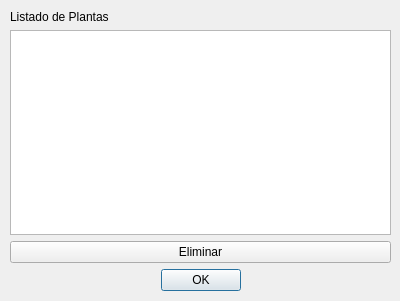
<?xml version="1.0" encoding="UTF-8"?>
<ui version="4.0">
 <class>Dialog2</class>
 <widget class="QDialog" name="Dialog2">
  <property name="geometry">
   <rect>
    <x>0</x>
    <y>0</y>
    <width>400</width>
    <height>301</height>
   </rect>
  </property>
  <property name="windowTitle">
   <string>Dialog</string>
  </property>
  <widget class="QWidget" name="verticalLayoutWidget">
   <property name="geometry">
    <rect>
     <x>10</x>
     <y>10</y>
     <width>381</width>
     <height>281</height>
    </rect>
   </property>
   <layout class="QVBoxLayout" name="verticalLayout_EliminarPlanta">
    <item>
     <widget class="QLabel" name="label_EP_Listado">
      <property name="text">
       <string>Listado de Plantas</string>
      </property>
     </widget>
    </item>
    <item>
     <widget class="QListWidget" name="listWidget_EP_Listado"/>
    </item>
    <item>
     <widget class="QPushButton" name="pushButton_EP">
      <property name="text">
       <string>Eliminar</string>
      </property>
     </widget>
    </item>
    <item>
     <widget class="QDialogButtonBox" name="buttonBox_EP">
      <property name="orientation">
       <enum>Qt::Horizontal</enum>
      </property>
      <property name="standardButtons">
       <set>QDialogButtonBox::Ok</set>
      </property>
      <property name="centerButtons">
       <bool>true</bool>
      </property>
     </widget>
    </item>
   </layout>
  </widget>
 </widget>
 <resources/>
 <connections>
  <connection>
   <sender>buttonBox_EP</sender>
   <signal>accepted()</signal>
   <receiver>Dialog2</receiver>
   <slot>accept()</slot>
   <hints>
    <hint type="sourcelabel">
     <x>248</x>
     <y>254</y>
    </hint>
    <hint type="destinationlabel">
     <x>157</x>
     <y>274</y>
    </hint>
   </hints>
  </connection>
  <connection>
   <sender>buttonBox_EP</sender>
   <signal>rejected()</signal>
   <receiver>Dialog2</receiver>
   <slot>reject()</slot>
   <hints>
    <hint type="sourcelabel">
     <x>316</x>
     <y>260</y>
    </hint>
    <hint type="destinationlabel">
     <x>286</x>
     <y>274</y>
    </hint>
   </hints>
  </connection>
 </connections>
</ui>
